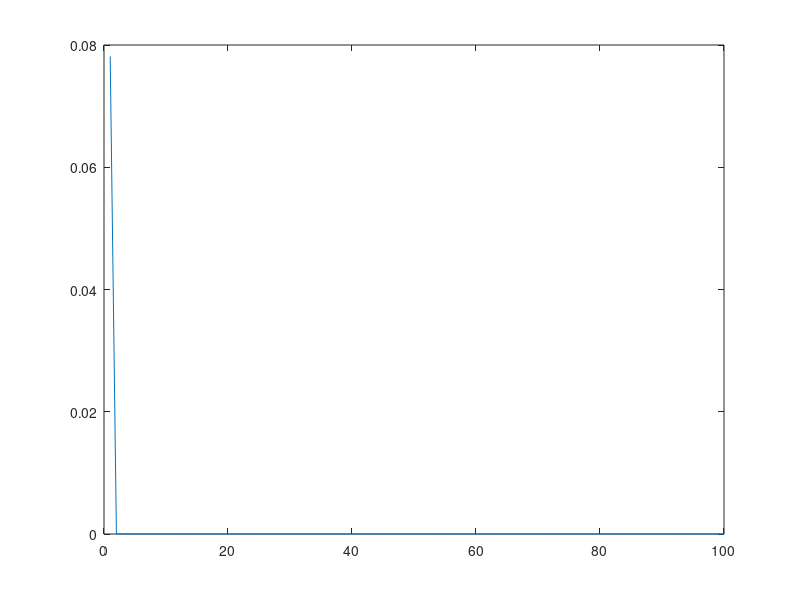

Here is the MATLAB script that generated this plot:
function J = linear_perceptron_full_vectorized()
	X = [	1 0 0
		1 0 1
		1 1 0
		1 1 1];

	y = [0 0 0 1]';


	m = size(X, 1);

	theta = zeros(3, 1);

	alpha = 1;

	iterations = 100; 

	J = zeros(iterations, 1);
	E = 1;
	iter = 0;
	while all((X*theta > 0.5) == y) == 0 
		iter = iter + 1;
		h = X*theta;

		delta = h-y;

		partials = X' * delta; 
		theta = theta - alpha * (1/m) * partials;	
		E = (1/(2*m)) * sum ((X*theta - y).^2);
		J(iter) = E;
	end;


	result = X*theta > 0.5;

	for i = 1:m
		str = strjoin({mat2str(X(i, 2)), 'and', mat2str(X(i,3)), '=', mat2str(result(i))}, ' ')
	end
	iter	
	theta
	plot(J);
end
plot(linear_perceptron_full_vectorized());


